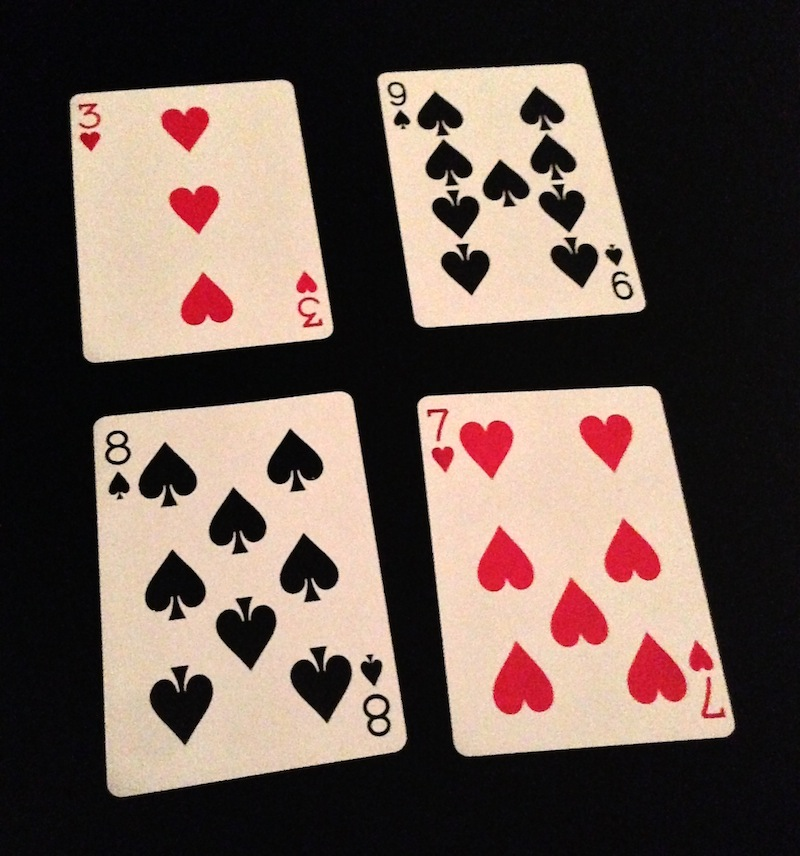
#> input picture Resources/cards2.jpg, 800 x 856 px
$ python cardtest2.py
#> lines starting #> are read from the running program, lines starting #| are printed output that depends on the picture
import cv2
import numpy as np

img = cv2.imread("Resources/cards2.jpg")
#> img is the input picture: shape (856, 800, 3); mean B, G, R 79.1, 86.9, 103.7

width,height = 250,350
points1 = np.float32([[382,80],[582,69],[421,321],[641,305]])
points2 = np.float32([[0,0],[width,0],[0,height],[width,height]])

transform = cv2.getPerspectiveTransform(points1,points2)
imgOutput = cv2.warpPerspective(img,transform,(width,height))
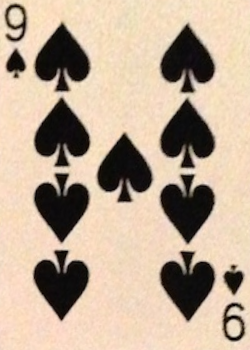
#> imgOutput: shape (350, 250, 3); mean B, G, R 148.8, 169, 188.6

cv2.imshow("Original image",img)
cv2.imshow("Cropped image",imgOutput)
cv2.waitKey(0)
